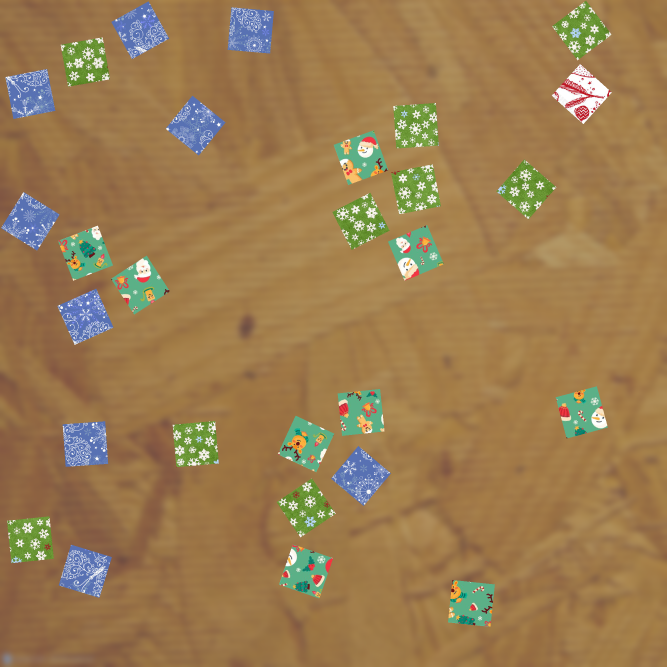
#> input picture project/data_project/train2/train_00.png, 2000 x 2000 px (shown at 1/3 size); its folder holds only this picture in this run
$ jupyter execute --allow-errors project.ipynb   (older library calls are emulated)
#> lines starting #> are read from the running program, lines starting #| are printed output that depends on the picture
#> in load_input_image, im is the input picture: PIL image 2000x2000 RGB; mean R, G, B 154.6, 124.1, 81.1
#> `edge_image = []`: edge_image = []
#> `image_contour = copy.deepcopy(train_image)`: image_contour = 1 item
#> after the loop in extract_all_piece, `for t in range(nb_train):`: extracted_piece = 2 items; nb_piece = [28]
### project/save_evaluation_files.py
###
import numpy as np
import matplotlib.pyplot as plt
from rich import print
from rich.progress import track
from rich.console import Console
from icecream import ic
import os
###
from PIL import Image

def export_solutions(image_index , solutions , path = "data_project"  , group_id = "42"):
    """
    Wrapper funciton to load image and save solution

    solutions :
        image_index : index of the image to solve

        list with the following items
        solutions [0] = segmented mask of the puzzle (matrix of 2000x2000 dimentions) , 0 for background, 1 for puzzle piece

        solutions [1] = matrix containing the features of the puzzles.  if there were  N pieces in the puzzle, and you extracted M Features per puzzle piece, then the feature map should be of size N x M

        solutions [2] =  list of lists of images, each list of images is a cluster of puzzle pieces. (it includes outliers as the last elementof the list)
                        If there are k clusters, then the list should have k elements, each element is a list
                        e.g.

                    solution [2] [0] =  [cluster0_piece0 , cluster0_piece1 ...]
                    solution [2] [1] =  [cluster1_piece0 , cluster1_piece1 ...]
                    solution [2] [2] =  [cluster2_piece0 , cluster2_piece1 ...]
                    ....
                    solution [2] [k]   =  [clusterk_piece0 , clusterk_piece1 ... ]
                    solution [2] [k+1] = [ outlier_piece0, outlier_piece1 ...]

    solutions [3] = list of images containing the puzzles
                    e.g.
                    solution [3] [0] =  solved_puzzle0 (image of 128*3 x 128*4)
                    solution [3] [1] =  solved_puzzle1 (image of 128*4 x 128*4)
                    solution [3] [2] =  solved_puzzle2 (image of 128*3 x 128*3)
                    ....


        folder : folder where the image is located, the day of the exam it will be "test"
        path : path to the folder where the image is located

        group_id : group id of the team

    ----------
    image:
        index number of the dataset

    Returns
    """

    saving_path = os.path.join(path , "solutions_group_" + str(group_id) )
    if not os.path.isdir(saving_path):
        os.mkdir(saving_path)

    print("saving solutions in folder: " , saving_path)


    ## call functions to solve image_loaded
    save_mask           (image_index , solutions[0] , saving_path)
    save_feature_map    (image_index , solutions[1] , saving_path)
    save_cluster        (image_index , solutions[2] , saving_path)
    save_solved_puzzles (image_index , solutions[3] , saving_path)


    return None

def save_mask(image_index , solution, saving_path):

    filename = os.path.join(saving_path, f"mask_{str(image_index).zfill(2)}.png")
    if solution.shape[0] != 2000 or solution.shape[1] != 2000:
        print("error in mask:  shape of image" , solution.shape)
        return
    if np.max(solution) ==1:
        solution = solution*255
    solution = np.array(solution , dtype = np.uint8)
    Image.fromarray(solution).save(filename)
1
def save_feature_map(image_index , solution, saving_path):
    filename = os.path.join(saving_path, f"feature_map_{str(image_index).zfill(2)}.txt")
    np.savetxt(filename , solution)

    #min max into 0 ,255 interval
    solution = (solution - np.min(solution)) / (np.max(solution) - np.min(solution))
    solution = np.array(solution*255 , dtype = np.uint8)
    filename = filename.replace(".txt" , ".png")
    Image.fromarray(solution).save(filename)

def save_cluster(image_index , solution, saving_path):


    filename = os.path.join(saving_path, f"cluster_images_{str(image_index).zfill(2)}.png")

    n_clusters = len(solution)
    len_clusters = [len(cluster) for cluster in solution]


    xlen = n_clusters*128
    ylen = np.max(len_clusters)*128


    whole_image = np.zeros((xlen ,ylen , 3) , dtype = np.uint8)

    for i in range(n_clusters):
        for j in range(len_clusters[i]):
            if solution[i][j].shape[0] != 128 or solution[i][j].shape[1] != 128:
                print("error in shape of image" , solution[i][j].shape)
                return
            whole_image[i*128:(i+1)*128 , j*128:(j+1)*128 , :] = solution[i][j]

    Image.fromarray(whole_image).save(filename)

def save_solved_puzzles(image_index , solution, saving_path):

    n_solutions = len(solution)

    for i , sol in enumerate(solution):
        print(sol.shape)
        sol = np.array(sol , dtype = np.uint8)
        filename = os.path.join(saving_path, f"solved_puzzle_{str(image_index).zfill(2)}_{str(i).zfill(2)}.png")
        Image.fromarray(sol).save(filename)


#%%

#example of how to use the function

## random data
mask = np.random.randint(0,2,(2000,2000))
feature_map = np.random.rand(30, 200)
cluster = [[np.zeros((128,128,3)) + np.random.randint(i*100 , (i+1)*80, size=3) for _ in range(np.random.randint(10,20))] for i in range(3)]
#> cluster = 3 items

## append the outliers too!
outliers =[np.zeros((128,128,3)) + np.random.randint(0,254 , size =3 ) for _ in range(3)]
#> outliers = 3 items
cluster.append(outliers)

solved_puzzle = [np.zeros((128*3,128*4,3)) + np.random.randint(0,254, size=3) for _ in range(3)]
#> solved_puzzle = 3 items

solution = [mask, feature_map, cluster, solved_puzzle]

#saving solution for image 1
export_solutions(1,  solution, path = "data_project", group_id = "00")
#> in save_mask, `solution = solution*255`:
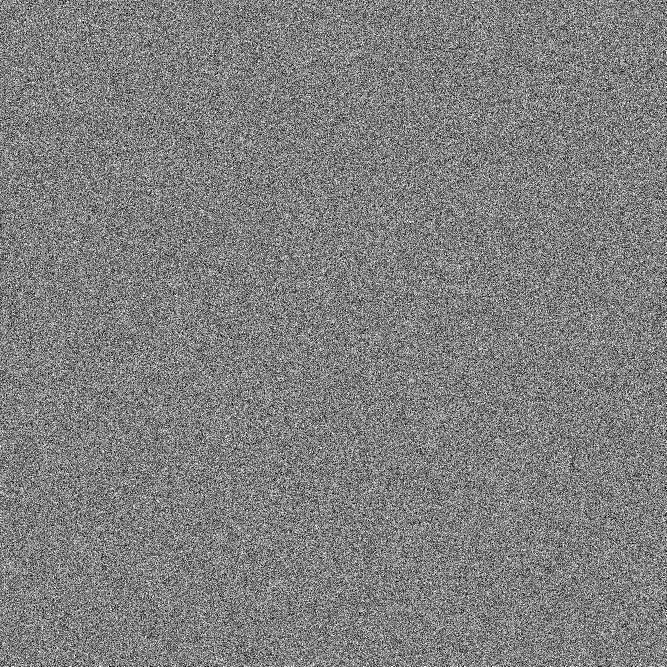
#> solution: shape (2000, 2000) int64 (shown at 1/3 size); 50% white in thin lines or dots
#> in save_mask, `solution = np.array(solution , dtype = np.uint8)`: solution: shape (2000, 2000); 50% white in thin lines or dots
#> in save_feature_map, `solution = (solution - np.min(solution)) / (np.max(solution) - np.min(..`:
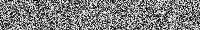
#> solution: shape (30, 200) float64; min 0, max 1, mean 0.499
#> in save_cluster, `len_clusters = [len(cluster) for cluster in solution]`: len_clusters = [13, 12, 17, 3]
#> in save_cluster, `ylen = np.max(len_clusters)*128`: ylen = 2176
#> in save_cluster, `Image.fromarray(whole_image).save(filename)`:
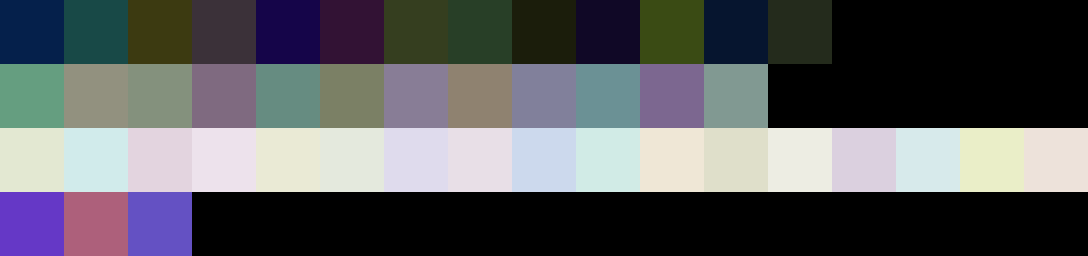
#> saved as cluster_images_01.png: PIL image 2176x512 RGB (shown at 1/2 size); mean R, G, B 90.6, 91.7, 95
#> in save_solved_puzzles, `n_solutions = len(solution)`: n_solutions = 3
#> the loop in save_solved_puzzles, `for i , sol in enumerate(solution):` made 3 passes
#> pass 1, in save_solved_puzzles, `sol = np.array(sol , dtype = np.uint8)`:
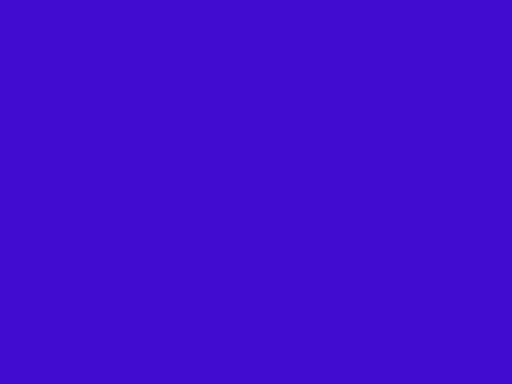
#> sol: shape (384, 512, 3); mean of channels 0, 1, 2 65, 12, 208; drawn as R, G, B
#> pass 2, in save_solved_puzzles, `sol = np.array(sol , dtype = np.uint8)`:
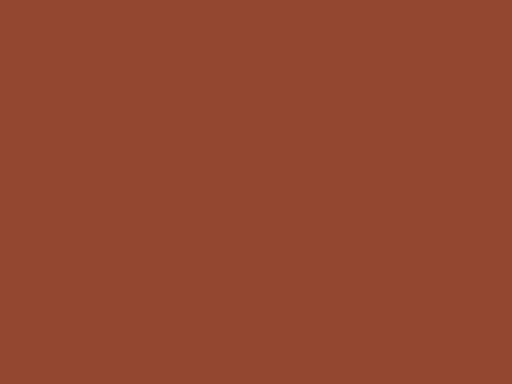
#> sol: shape (384, 512, 3); mean of channels 0, 1, 2 148, 71, 48; drawn as R, G, B
#> pass 3, in save_solved_puzzles, `sol = np.array(sol , dtype = np.uint8)`:
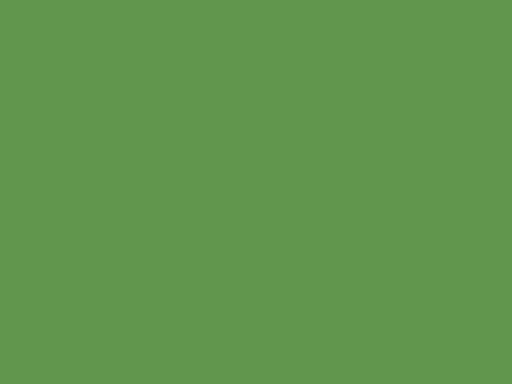
#> sol: shape (384, 512, 3); mean of channels 0, 1, 2 97, 150, 77; drawn as R, G, B

### project/project.ipynb
[cell 1]
from typing import Union
from glob import glob
import os

## load images
from PIL import Image

import cv2
import matplotlib.pyplot as plt
import copy

import numpy as np
from skimage.filters import threshold_local
from skimage.util import img_as_ubyte
from skimage.color import rgb2hsv
from skimage.color import rgb2hsv

# [IAPR][iapr]: Project

**Group ID:** xx

**Author 1 (sciper):** Student Name 1 (xxxxx)
**Author 2 (sciper):** Student Name 2 (xxxxx)
**Author 3 (sciper):** Student Name 3 (xxxxx)

**Release date:** 27.04.2023

## Important notes

The assignments are designed to teach practical implementation of the topics presented during class as well as preparation for the final project, which is a practical project which ties together the topics of the course.

As such, in the lab assignments/final project, unless otherwise specified, you may, if you choose, use external functions from image processing/ML libraries like opencv and sklearn as long as there is sufficient explanation in the lab report. For example, you do not need to implement your own edge detector, etc.

**! Before handling back the notebook !** rerun the notebook from scratch `Kernel` > `Restart & Run All`

[iapr]: https://github.com/LTS5/iapr

---
## 0. Introduction

In this project, you will be working on solving tiling puzzles using image analysis and pattern recognition techniques. Tiling puzzles are a classic type of puzzle game that consists of fitting together pieces of a given shape (in this case squared to form a complete image. The goal of this project is to develop an algorithm that can automatically reconstruct tiling puzzles from a single input image.

---

## 1. Data

### Input data
To achieve your task, you will be given images that look like this:

### Example puzzle content
Example of input of solved puzzles.
Solution 1

Solution 2

### 1.1. Image layout

- The input for the program will be a single image with a size of __2000x2000 pixels__, containing the pieces of the tiling puzzles randomly placed in it. The puzzles sizes vary from __3x3, 3x4, or 4x4__ size.
    -__You are guaranteed to always have the exact number of pieces for each puzzle__
        -For each puzzle you always are expected to find exaclty 9,12,16 pieces
        -If you find something else, either you are missing pieces, or added incorrect pieces for the puzzle

- The puzzle pieces are square-shaped with dimensions of 128x128 pixels (before rotation).

- The input image will contain pieces from __two or three (but never four)__ different tiling puzzles, as well as some __extra pieces (outliers)__ that do not belong to either puzzle.

## 2. Tasks (Total 20 points)

The project aims to:
1) Segment the puzzle pieces from the background (recover the pieces of 128x128 pixels)   \[ __5 points__ \]

2) Extract features of interest from puzzle pieces images \[ __5 points__ \]

3) Cluster puzzle pieces to identify which puzzle they belong, and identify outliers.  \[ __5 points__ \]

4) Solve tiling puzzle (find the rotations and translations to correctly allocate the puzzle pieces in a 3x3, 3x4 or 4x4 array.) \[ __5 points__ \]

##### The images used for the puzzles have self-repeating patterns or textures, which ensures that all puzzle pieces contain more or less the same features regardless of how they were cut.

### 1.2. Output solution pieces.

For each inpute image, the output solution will include N images with solved puzzles, where N is the number of puzzles in the input image. and M images, that are Each of these images will contain the solved solution to one of the N puzzles in the input.

-  Example input:  train_05.png

- Example solution:
        -solution_05_00.png solution_05_01.png solution_05_02.png
        -outlier_05_00.png outlier_05_01.png outlier_05_02.png ...

- Example input:  train_07.png
- Example solution:
        -solution_07_00.png solution_07_01.png
        -outlier_07_00.png outlier_07_01.png outlier_07_02.png ...

__Watch out!__ output resolution should always be like this:
<table ><tr><th >Puzzle pieces <th><th> pixel dimentions <th> <th> pixel dimentions <th> <tr>
<tr><td> 3x3 <td><td> 384x384 <td><td> 3(128)x3(128) <td> <tr>
<tr><td> 3x4 <td><td> 384x512 <td><td> 3(128)x4(128)<tr>
<tr><td> 4x4 <td><td> 512x512 <td><td> 4(128)x4(128)<tr>
<tr><td> 1x1 (outlier)<td><td> 128x128 <td><td> (1)128x(1)128 <td><tr><table>

__Order of the solutions (and rotations) it's not a problem for the grading__

the output solution will be a final image of resolution (1283)x(1283), with each piece correctly placed in its corresponding location in the 3x3 array. Similarly, if the puzzle consists of 3x4 or 4x4 pieces, the output solution will be an image of resolution (1283)x(1284) or (1284)x(1284)

### 1.3 Data folder Structure

You can download the data for the project here: [download data](https://drive.google.com/drive/folders/1k3xTH0ZhpqZb3xcZ6wsOSjLzxBNYabg3?usp=share_link)

```
data_project
│
└─── project_description
│    │    example_input.png      # example input images
│    │    example_textures1.png      # example input images
│    │    example_textures2.png      # example input images
│    └─── ultimate_test.jpg   # If it works on that image, you would probably end up with a good score
│
└─── train
│    │    train_00.png        # Train image 00
│    │    ...
│    │    train_16.png        # Train image 16
│    └─── train_labels.csv    # Ground truth of the train set
|
└────train_solution
│    │    solution_00_00.png        # Solution puzzle 1 from Train image 00
│    │    solution_00_01.png        # Solution puzzle 2 from Train image 00
│    │    solution_00_02.png        # Solution Puzzle 3 from Train image 00
│    │    outlier_00_00.png         # outlier     from Train image 00
│    │    outlier_00_01.png         # outlier     from Train image 00
│    │    outlier_00_03.png         # outlier     from Train image 00
│    │    ...
│    │    solution_15_00.png        # Solution puzzle 1 from Train image 15
│    │    solution_15_01.png        # Solution puzzle 2 from Train image 15
│    │    outlier_15_00.png         # outlier     from Train image 15
│    └─── outlier_15_01.png         # outlier     from Train image 15
│
└─── test
     │    test_00.png         # Test image 00 (day of the exam only)
     │    ...
     └─── test_xx.png             # Test image xx (day of the exam only)
```

## 3. Evaluation

**Before the exam**
   - Create a zipped folder named **groupid_xx.zip** that you upload on moodle (xx being your group number).
   - Include a **runnable** code (Jupyter Notebook and external files) and your presentation in the zip folder.

**The day of the exam**
   - You will be given a **new folder** (test folder) with few images, but **no ground truth** (no solutions).
   - We will ask you to run your pipeline in **real time** and to send us your prediction of the task you obtain with the provided function **save_results**.
   - On our side, we will compute the performance of your classification algorithm.
   - To evaluate your method, we will use the **evaluate_solution** function presented below. To understand how the provided functions work, please read the documentation of the functions in **utils.py**.
   - **Please make sure your function returns the proper data format to avoid points penalty on the day of the exam**.
---

## 4. Segment The puzzle with the background

### 4.1 Imports and load images

[cell 2]
def load_input_image(image_index ,  folder ="train2" , path = "data_project"):

    filename = "train_{}.png".format(str(image_index).zfill(2))
    path_solution = os.path.join(path,folder , filename )

    im= Image.open(os.path.join(path,folder,filename)).convert('RGB')
    im = np.array(im)
    return im

# [14 lines left out: function save_solution_puzzles, not called in this run]

Load the image

[cell 3]
nb_train = 10
train_image = []
i = 0
#> (the rest of this cell did not finish here and is left out)

### 4.2 Edge detection & Preprocessing

[cell 4]
def edge_detector(image):
    # Convert the image to grayscale
    img_gray = cv2.cvtColor(image, cv2.COLOR_BGR2GRAY)

    # Blur the image for better edge detection
    img_blur = cv2.GaussianBlur(img_gray, (3,3), 0)

    # Canny Edge Detection
    edges = cv2.Canny(image=img_blur, threshold1=0.5, threshold2=20) # Canny Edge Detection


    return edges

[cell 5]
def pre_processing(edge,min_size=600) :

    #Perform morphological closing to fill small holes
    # Start with a Cloing
    kernel = cv2.getStructuringElement(cv2.MORPH_RECT, (12, 12))
    closed = cv2.morphologyEx(edge, cv2.MORPH_CLOSE, kernel)


    # Find connected components in the binary image
    _, labels, stats, _ = cv2.connectedComponentsWithStats(closed, connectivity=8)

    # Filter out small objects based on their area
    filtered = np.zeros_like(closed)
    for label in range(1, len(stats)):
        area = stats[label, cv2.CC_STAT_AREA]
        if area >= min_size:
            filtered[labels == label] = 255

    # Apply the filtered mask to the original image
    result = cv2.bitwise_and(closed, closed, mask=filtered)

    # Apply 2 Dilation
    kernel = np.ones((3, 3), np.uint8)
    result = cv2.dilate(result, kernel, iterations=2)

    #Opening--> Closing again
    kernel = np.ones((3, 3), np.uint8)
    result = cv2.morphologyEx(result, cv2.MORPH_OPEN, kernel)
    kernel = np.ones((5, 5), np.uint8)
    closed = cv2.morphologyEx(result, cv2.MORPH_CLOSE, kernel)


    return result

Apply the edge detector follow by the preprocessing

[cell 6]
edge_image = []
i = 0
#> (the rest of this cell did not finish here and is left out)

Get the contours from de preprocessed mask

[cell 7]
all_contours =[]
nb_piece =[]
image_contour = copy.deepcopy(train_image)
#> (the rest of this cell did not finish here and is left out)

Montrer les images avec les contours trouvés, montrer à côté les mask associés utilisé pour trouver les contours :

[cell 8]
fig, ax = plt.subplots(11, 2, figsize=(25, 150))


#> (the rest of this cell did not finish here and is left out)

### 4.3 : Extract the pieces

[cell 9]
def extract_all_piece(nb_train,all_contours,nb_piece) :

    extracted_piece= []

    for t in range(nb_train): #iterate on all train picture
        extracted_piece.append([])
        for i in range(nb_piece[t]) : #iterate on all piece found

            contour = all_contours[t][i]
            # Approximation du contour par un polygone
            epsilon = 0.01 * cv2.arcLength(contour, True)
            approx = cv2.approxPolyDP(contour, epsilon, True)

            # Calculer le rectangle orienté minimum (ROT)
            rect = cv2.minAreaRect(approx)

            # Extraire le carré de 128 pixels
            box = cv2.boxPoints(rect)
            box = np.int0(box)
            width = int(rect[1][0])
            height = int(rect[1][1])

            #Skip if len and width dont correspond to the dimensions
            if width <115 or height <115 :
                print(f"The piece {i} in puzzle {t} Skipped, it is to small")
                continue


            src_pts = box.astype("float32")
            dst_pts = np.array([[0, height - 1], [0, 0], [width - 1, 0], [width - 1, height - 1]], dtype="float32")
            M = cv2.getPerspectiveTransform(src_pts, dst_pts)
            warped = cv2.warpPerspective(train_image[t], M, (width, height))
            warped = cv2.resize(warped, (128, 128))


            extracted_piece[t].append(warped)

        nb_piece[t] = len(extracted_piece[t])

    return extracted_piece

#> (a cell that did not finish here is left out)

Show a specific extracted piece : [image][number of the piece]

#> (a cell that did not finish here is left out)

Show all extracted piece from 1 train

[cell 12]
test =8
#> (the rest of this cell did not finish here and is left out)

##  5 : Extract features

Fourrier descriptors

[cell 13]
import cv2
import numpy as np
from skimage import feature

# [122 lines left out: functions extract_lbp_features2, extract_lbp_features, extract_lpq_features, lpq_operator, not called in this run]

[cell 14]
import cv2
import numpy as np

# [110 lines left out: functions extract_gabor_features, calculate_filter_importance, select_top_filter_responses, extract_hue_indicator, extract_dominant_colors, not called in this run]

## 6 : Classify

[cell 15]
from scipy.spatial.distance import mahalanobis
from sklearn.cluster import KMeans
from sklearn.cluster import KMeans
from sklearn.metrics import silhouette_score
from sklearn.metrics import pairwise_distances_argmin_min
from sklearn.decomposition import PCA

[cell 16]
# [69 lines left out: functions classify_images, kmeans_manhattan, kmeans_mahalanobis, not called in this run]

[cell 17]
# [87 lines left out: functions find_optimal_clusters2, find_optimal_clusters, not called in this run]

Solving the puzzle

[cell 18]
# [53 lines left out: function reconstruct_puzzle, not called in this run]

[cell 19]
GT=[]
from save_evaluation_files import export_solutions

i=0
#> (the rest of this cell did not finish here and is left out)

[cell 20]
def solve_and_export_puzzles_image(image_index , folder = "train" , path = "data_project"  , group_id = "42"):
    """
    Wrapper funciton to load image and save solution

    Parameters
    ----------
    image:
        index number of the dataset

    Returns
    """

      # open the image
    image_loaded = load_input_image(image_index , folder = folder , path = path)
    #print(image_loaded)


    ## call functions to solve image_loaded
    solved_puzzles = [ (np.random.rand(512,512,3)*255).astype(np.uint8)  for i in range(2) ]
    outlier_images = [ (np.random.rand(128,128,3)*255).astype(np.uint8) for i in range(3)]

    save_solution_puzzles (image_index , solved_puzzles , outlier_images , folder = folder ,group_id =group_id)


    return image_loaded , solved_puzzles , outlier_images

#> (the rest of this cell did not finish here and is left out)


[cell 21]
group_id = 42
#> group_id = 42
# Evaluate all images
games_id = [6,10]  # to evaluate  three images

#> (the rest of this cell did not finish here and is left out)
